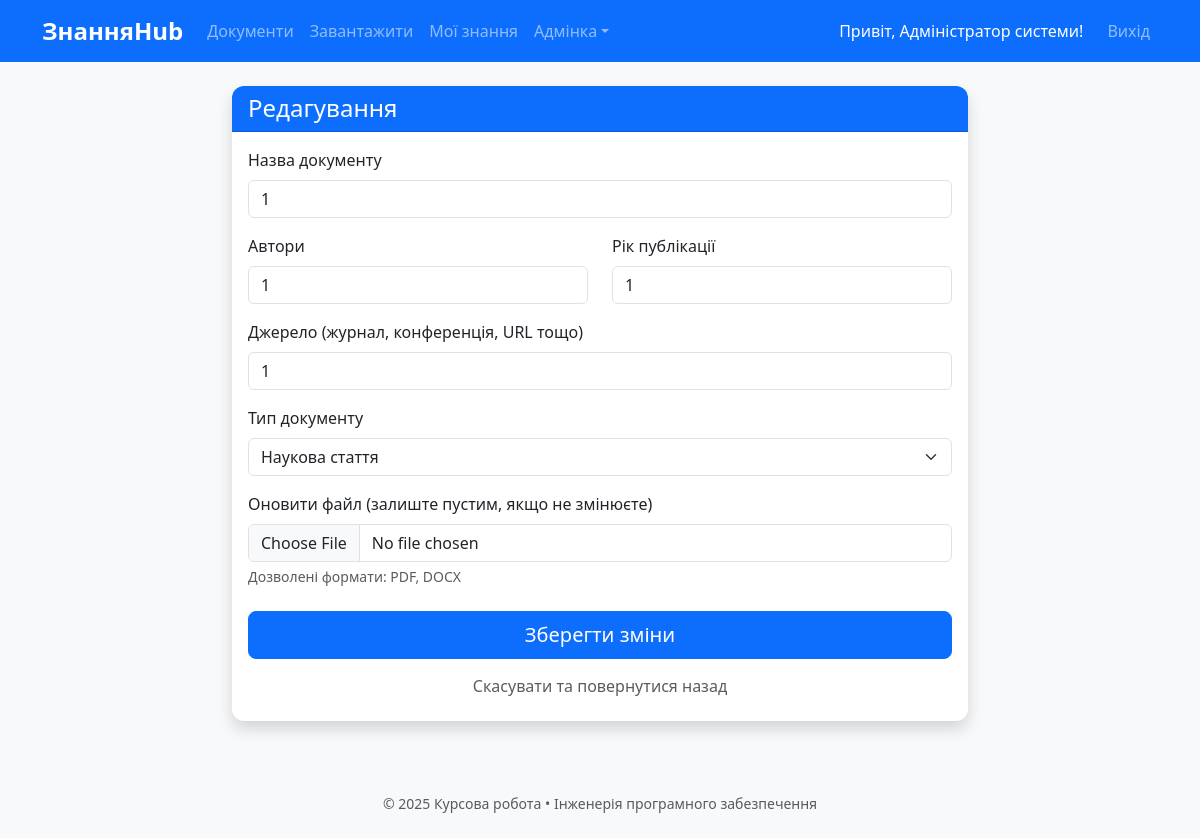
The app's page /document/1/edit (signed in) with its own data.
### models.py (models this page shows, shortened)
class User(UserMixin, db.Model):
    id = db.Column(db.Integer, primary_key=True)
    email = db.Column(db.String(120), unique=True, nullable=False)
    name = db.Column(db.String(100), nullable=False)
    password_hash = db.Column(db.String(256), nullable=False)
    role = db.Column(db.String(20), default='user')
    is_active = db.Column(db.Boolean, default=True)
    created_at = db.Column(db.DateTime, default=datetime.utcnow)

class Document(db.Model):
    id = db.Column(db.Integer, primary_key=True)
    title = db.Column(db.String(300), nullable=False)
    authors = db.Column(db.Text)
    year = db.Column(db.Integer)
    source = db.Column(db.Text)
    doc_type = db.Column(db.String(50))
    original_filename = db.Column(db.String(300), nullable=False)
    stored_filename = db.Column(db.String(200), nullable=False, unique=True)
    uploaded_at = db.Column(db.DateTime, default=datetime.utcnow)
    uploaded_by = db.Column(db.Integer, db.ForeignKey('user.id'))
    user = db.relationship('User', backref='documents')

### app.py (the view, shortened to what this page needs)
    @app.route('/document/<int:doc_id>/edit', methods=['GET', 'POST'])
    @login_required
    def edit_document(doc_id):
        doc = Document.query.get_or_404(doc_id)
        if current_user.role != 'admin' and doc.uploaded_by != current_user.id: abort(403)
        form = DocumentEditForm(obj=doc)
        return render_template('document/upload.html', form=form, title="Редагування")

### forms.py
class DocumentEditForm(DocumentForm):
    file = FileField('Оновити файл (залиште пустим, якщо не змінюєте)', validators=[
        FileAllowed(['pdf', 'docx'], 'Тільки PDF та DOCX!')
    ])
    submit = SubmitField('Зберегти зміни')

### templates/document/upload.html (shortened to what this page needs)
{% extends "base.html" %}
{% block content %}
<div class="row justify-content-center">
    <div class="col-md-8">
        <div class="card shadow">
            <div class="card-header bg-primary text-white">
                <h4 class="mb-0">{{ title if title else 'Новий документ' }}</h4>
            </div>
            <div class="card-body">
                <form method="POST" enctype="multipart/form-data">
                    <div class="mb-3">
                        {{ form.title.label(class="form-label") }}
                        {{ form.title(class="form-control") }}
                    </div>
                    <div class="row">
                        <div class="col-md-6 mb-3">
                            {{ form.authors.label(class="form-label") }}
                            {{ form.authors(class="form-control") }}
                        </div>
                        <div class="col-md-6 mb-3">
                            {{ form.year.label(class="form-label") }}
                            {{ form.year(class="form-control") }}
                        </div>
                    </div>
                    <div class="mb-3">
                        {{ form.source.label(class="form-label") }}
                        {{ form.source(class="form-control") }}
                    </div>
                    <div class="mb-3">
                        {{ form.doc_type.label(class="form-label") }}
                        {{ form.doc_type(class="form-select") }}
                    </div>
                    <div class="mb-4">
                        {{ form.file.label(class="form-label") }}
                        {{ form.file(class="form-control") }}
                        <div class="form-text">Дозволені формати: PDF, DOCX</div>
                    </div>
                    <div class="d-grid gap-2">
                        {{ form.submit(class="btn btn-primary btn-lg") }}
                        <a href="{{ url_for('document_list') }}" class="btn btn-link text-muted text-decoration-none">
                            Скасувати та повернутися назад
                        </a>
                    </div>
                </form>
            </div>
        </div>
    </div>
</div>
{% endblock %}

### templates/base.html (shortened to what this page needs)
<!DOCTYPE html>
<html lang="uk">
<head>
    <link href="https://cdn.jsdelivr.net/npm/bootstrap@5.3.3/dist/css/bootstrap.min.css" rel="stylesheet">
    <link href="{{ url_for('static', filename='css/style.css') }}" rel="stylesheet">
    <link rel="stylesheet" href="https://cdn.jsdelivr.net/npm/bootstrap-icons@1.10.0/font/bootstrap-icons.css">
</head>
<body>
    <nav class="navbar navbar-expand-lg navbar-dark bg-primary mb-4">
        <div class="container">
            <a class="navbar-brand fw-bold" href="{{ url_for('index') }}">ЗнанняHub</a>
            <div class="collapse navbar-collapse" id="navbar">
                <ul class="navbar-nav me-auto">
                    <li class="nav-item"><a class="nav-link" href="{{ url_for('document_list') }}">Документи</a></li>
                    <li class="nav-item"><a class="nav-link" href="{{ url_for('upload_document') }}">Завантажити</a></li>
                    <li class="nav-item"><a class="nav-link" href="{{ url_for('my_knowledge') }}">Мої знання</a></li>
                    {% if current_user.role == 'admin' %}
                    <li class="nav-item dropdown">
                        <a class="nav-link dropdown-toggle" href="#" role="button" data-bs-toggle="dropdown">Адмінка</a>
                    </li>
                    {% endif %}
                </ul>
                <ul class="navbar-nav">
                    {% if current_user.is_authenticated %}
                    <li class="nav-item d-flex align-items-center">
                        <span class="text-white me-3">Привіт, {{ current_user.name }}!</span>
                    </li>
                    <li class="nav-item"><a class="nav-link" href="{{ url_for('logout') }}">Вихід</a></li>
                    {% else %}
                    <li class="nav-item"><a class="nav-link" href="{{ url_for('login') }}">Вхід</a></li>
                    <li class="nav-item"><a class="nav-link" href="{{ url_for('register') }}">Реєстрація</a></li>
                    {% endif %}
                </ul>
            </div>
        </div>
    </nav>
    <div class="container">
        {% block content %}{% endblock %}
    </div>
    <footer class="bg-light mt-5 py-4 text-center text-muted small">
        © 2025 Курсова робота • Інженерія програмного забезпечення
    </footer>
</body>
</html>

### static/css/style.css (style rules this page uses)
:root { --primary: #0d6efd; --hover-shadow: 0 10px 20px rgba(0,0,0,0.1); }
body { background: #f8f9fa; font-family: 'Segoe UI', sans-serif; }
.card-body, .form-group, .form-label, label, .h1, .h2, .h3, .h4, .h5, .h6, h1, h2, h3, h4, h5, h6 { text-align: left !important; }
.card { border: none; border-radius: 12px; transition: all 0.3s ease; }
.card-header { border-radius: 12px 12px 0 0 !important; }
.btn { border-radius: 8px; }
.navbar-brand { font-weight: 700; font-size: 1.5rem; }

### records on screen
User: name "Адміністратор системи"
Document: title "1", authors "1", year "1", source "1", doc_type "Наукова стаття"

### other values on screen
{{ title if title else 'Новий документ' }} "Редагування"
